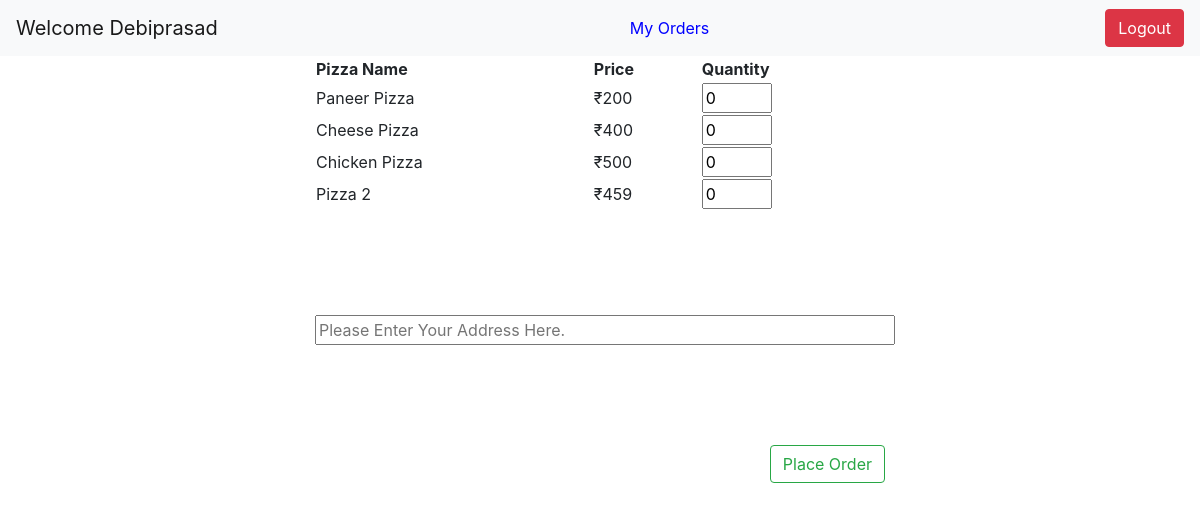
The app's page /user_welcome/ (signed in) with its own data.
### pizza_app/models.py (models this page shows)
class Pizza_Model(models.Model):
    name = models.CharField(max_length=10)
    price = models.CharField(max_length=10)

### pizza_app/views.py (the view)
# urls.py: path('user_welcome/', user_welcome_view, name='user_page'),
def user_welcome_view(request):
    if not request.user.is_authenticated:
        return redirect('user_login_page')
    username = request.user.username
    context = {'username': username, 'pizzas': Pizza_Model.objects.all()}
    return render(request, 'pizza_app/welcome_user.html', context)

### pizza_app/templates/pizza_app/welcome_user.html (shortened to what this page needs)
{% extends 'base.html' %}
{% block content %}
<nav class="navbar navbar-light bg-light">
  <a class="navbar-brand">Welcome {{username}}</a>
    <a class="nav-item" style="color: blue;text-decoration: none" href="/user_orders_section/">My Orders</a>
    <a href="/user_logout/" class="btn btn-danger">Logout</a>
</nav>
<form method="post" action="/place_order/">
    <div class="container" style="width: 50%;display: block;margin: auto;">
        <table style="width: 100%">
            <tr>
                <th>Pizza Name</th>
                <th>Price</th>
                <th>Quantity</th>
            </tr>
            {% for pizza in pizzas %}
            <tr>
                <td>{{pizza.name}}</td>
                <td>₹{{pizza.price}}</td>
                <td><input type="number" min="0" value="0" name="{{pizza.id}}" style="width: 70px"></td>
            </tr>
            {% endfor %}
        </table>
        <input type="text" placeholder="Please Enter Your Address Here." style="width: 580px; margin-top: 105px" name="address">
        <input type="submit" class="btn btn-outline-success" style="float: right;margin-top: 100px" value="Place Order" name="">
    </div>
</form>
{% endblock %}

### pizza_app/templates/base.html (shortened to what this page needs)
<!DOCTYPE html>
<html lang="en">
<head>
    <link rel="stylesheet" href="https://stackpath.bootstrapcdn.com/bootstrap/4.5.2/css/bootstrap.min.css">
</head>
<body>
{% block content %}
{% endblock %}
</body>
</html>

### records on screen
Pizza_Model: name "Paneer Pizza", price "200"
Pizza_Model: name "Cheese Pizza", price "400"
Pizza_Model: name "Chicken Pizza", price "500"
Pizza_Model: name "Pizza 2", price "459"

### other values on screen
{{ username }} "Debiprasad"
